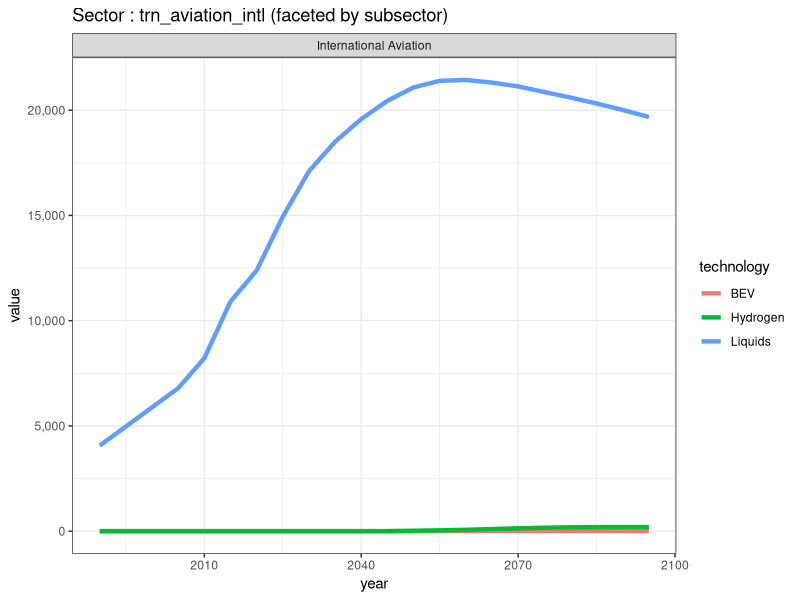
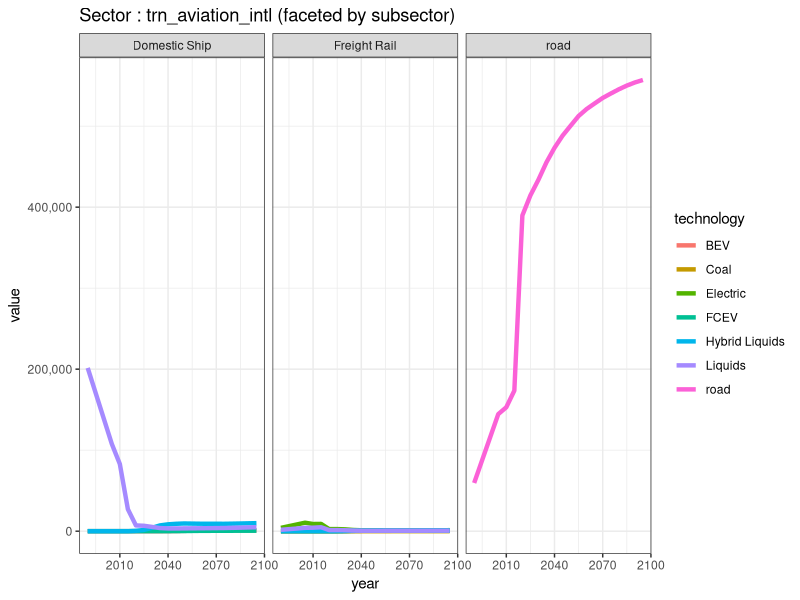
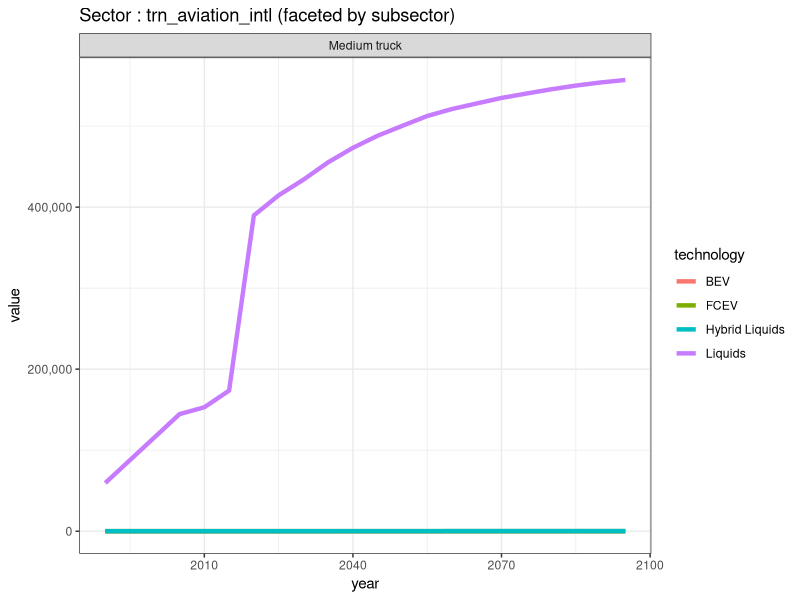
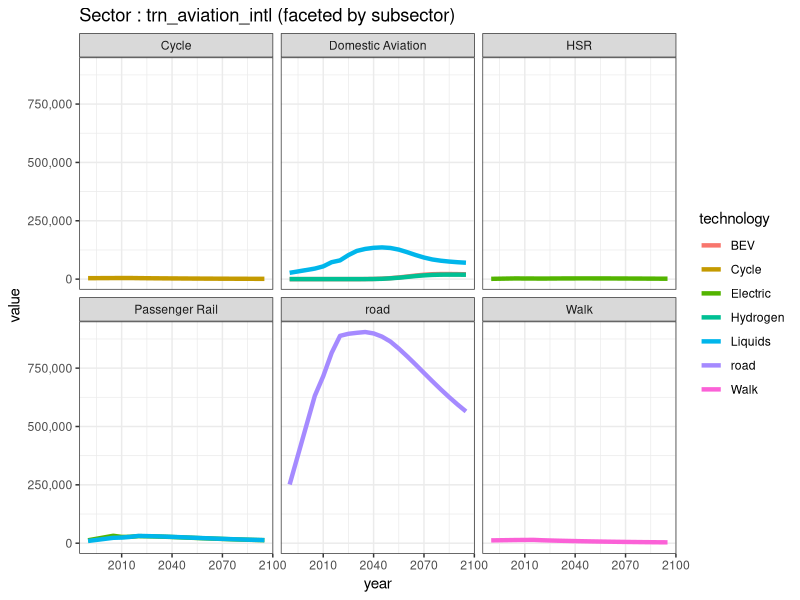
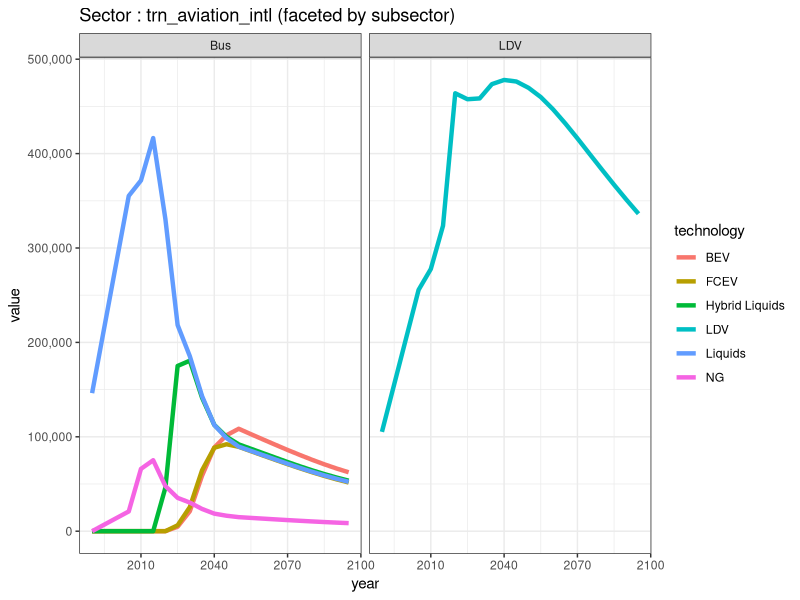
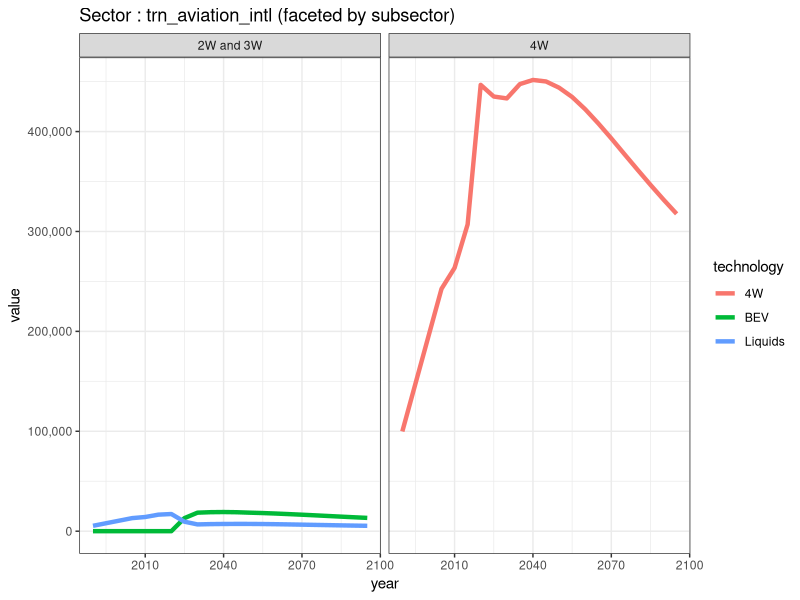
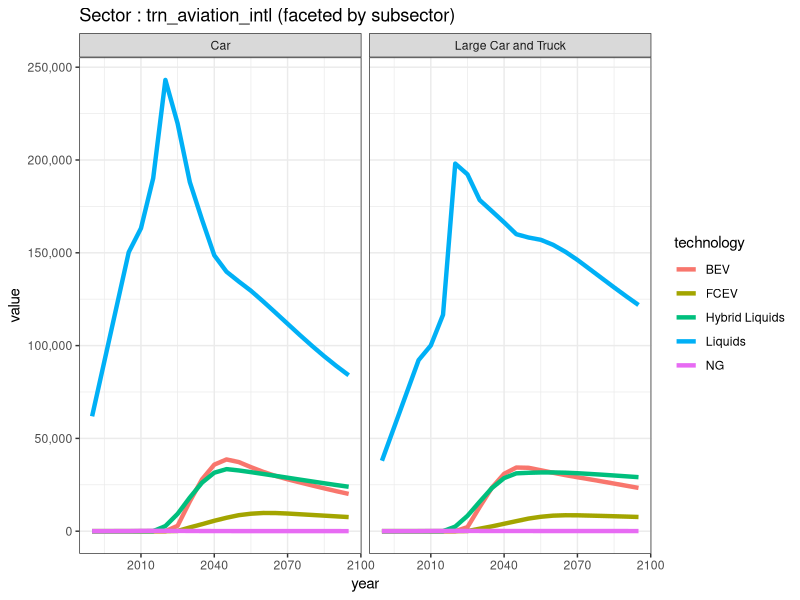
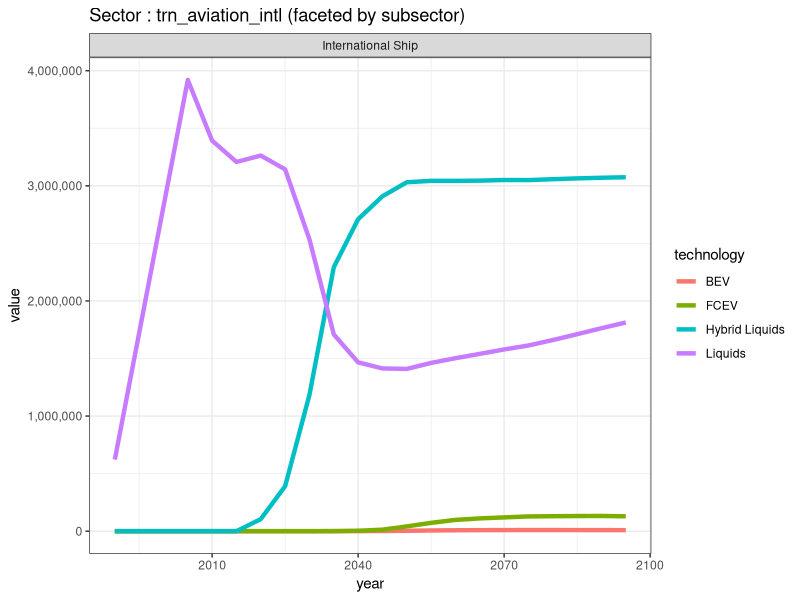

Recreate these plots in R, in order.
## ---- chunk 1
data<- data.frame(
  stringsAsFactors = FALSE,
       check.names = FALSE,
            sector = c("trn_aviation_intl",
                       "trn_aviation_intl","trn_aviation_intl","trn_freight",
                       "trn_freight","trn_freight","trn_freight","trn_freight",
                       "trn_freight","trn_freight","trn_freight","trn_freight",
                       "trn_freight","trn_freight","trn_freight_road",
                       "trn_freight_road","trn_freight_road","trn_freight_road",
                       "trn_pass","trn_pass","trn_pass","trn_pass","trn_pass",
                       "trn_pass","trn_pass","trn_pass","trn_pass",
                       "trn_pass_road","trn_pass_road","trn_pass_road","trn_pass_road",
                       "trn_pass_road","trn_pass_road","trn_pass_road_LDV",
                       "trn_pass_road_LDV","trn_pass_road_LDV",
                       "trn_pass_road_LDV_4W","trn_pass_road_LDV_4W","trn_pass_road_LDV_4W",
                       "trn_pass_road_LDV_4W","trn_pass_road_LDV_4W",
                       "trn_pass_road_LDV_4W","trn_pass_road_LDV_4W","trn_pass_road_LDV_4W",
                       "trn_pass_road_LDV_4W","trn_pass_road_LDV_4W",
                       "trn_shipping_intl","trn_shipping_intl","trn_shipping_intl",
                       "trn_shipping_intl"),
         subsector = c("International Aviation",
                       "International Aviation","International Aviation",
                       "Domestic Ship","Domestic Ship","Domestic Ship","Domestic Ship",
                       "Freight Rail","Freight Rail","Freight Rail",
                       "Freight Rail","Freight Rail","Freight Rail","road",
                       "Medium truck","Medium truck","Medium truck","Medium truck",
                       "Cycle","Domestic Aviation","Domestic Aviation",
                       "Domestic Aviation","HSR","Passenger Rail","Passenger Rail",
                       "Walk","road","Bus","Bus","Bus","Bus","Bus","LDV",
                       "2W and 3W","2W and 3W","4W","Car","Car","Car",
                       "Car","Car","Large Car and Truck","Large Car and Truck",
                       "Large Car and Truck","Large Car and Truck",
                       "Large Car and Truck","International Ship","International Ship",
                       "International Ship","International Ship"),
        technology = c("BEV","Hydrogen","Liquids",
                       "BEV","FCEV","Hybrid Liquids","Liquids","BEV","Coal",
                       "Electric","FCEV","Hybrid Liquids","Liquids","road",
                       "BEV","FCEV","Hybrid Liquids","Liquids","Cycle",
                       "BEV","Hydrogen","Liquids","Electric","Electric",
                       "Liquids","Walk","road","BEV","FCEV","Hybrid Liquids",
                       "Liquids","NG","LDV","BEV","Liquids","4W","BEV",
                       "FCEV","Hybrid Liquids","Liquids","NG","BEV","FCEV",
                       "Hybrid Liquids","Liquids","NG","BEV","FCEV",
                       "Hybrid Liquids","Liquids"),
            `1990` = c(0,0,4066.31,0,0,0,201560,
                       0,0,4090.03,0,0,1698.38,59491.6,0,0,0,59491.6,
                       3982.94,0,0,27005.4,1172.44,12416.7,9470.48,
                       11942.8,251441,0,0,0,146230,0,105211,0,5379.92,
                       99831.2,0,0,0,61888.1,0,0,0,0,37943.1,0,0,0,0,
                       621749),
            `2005` = c(0,0,6792.51,0,0,0,107706,
                       0,0,10454,0,0,4125.57,144512,0,0,0,144512,
                       4519.94,0,0,45111,2996.72,31736.2,23004.5,13551.8,
                       631739,0,0,0,355199,20900.1,255640,0,13068.1,
                       242572,0,0,0,150329,48.1588,0,0,0,92165.4,29.5254,0,
                       0,0,3919680),
            `2010` = c(0,0,8218.54,0,0,0,82876.8,
                       0,0,8845.18,0,0,4318.83,152971,0,0,0,152971,
                       4597.94,0,0,54583,2535.55,26851.7,24081.8,13786.8,
                       715305,0,0,0,371554,66023.1,277727,0,14188.6,
                       263539,0,0,0,163217,157.712,0,0,0,100067,96.6672,
                       0,0,0,3392390),
            `2015` = c(0,0,10910.1,0,0,0,27104.4,
                       0,0,8968.6,0,0,4844.4,173531,0,0,0,173531,
                       4716.94,0,0,72459.7,2570.85,27225.4,27012.2,14141.8,
                       815191,0,0,0,416450,75161,323580,0,16531.1,
                       307049,0,0,0,190162,186.261,0,0,0,116586,114.183,0,
                       0,0,3207670),
            `2020` = c(0,0,12383.4,0,0,420.15,
                       7104.98,0,0,2528.31,0,0,1348.54,389781,0,0,1.5788,
                       389779,4209.59,0,0,80269,2269.58,30240,31093,
                       12620.7,888361,0,0,46107.8,330559,47782.1,463912,0,
                       17177,446735,0,0,2753.87,243124.3,186.3143,0,0,
                       2464.8,198046.4,158.4655,0,0,105293,3262900),
            `2025` = c(0,0,14941.4,0,0,1518.95,
                       6656.62,15.5779,0,2582.1,36.9488,65.5792,1355.04,
                       414561,0.0236435,0.0670099,8.17456,414554.3,3846.17,0,
                       0,102857,2535.69,29600.6,30364.6,11531.2,897215,
                       4690.82,6216.49,175040,218372,35287.7,457609,
                       13054.3,9489.28,435065,2893.29,120.143,9331.98,219649.3,
                       151.285,2178.82,68.5821,8264.18,192263,144.5069,0,
                       0,390931,3142900),
            `2030` = c(0,0,17099.1,0,0,4137.84,
                       5270.71,132.848,0,2239.35,157.824,262.245,1132.48,
                       433894,0.3015818,0.6750903,19.896132,433878.3,3529.7,
                       0,0,120751,2771.2,28773.9,29426.1,10582.4,901410,
                       21134,25542.2,180633,185333,30292.5,458476,18521.9,
                       6768.3,433185,16082.12,2009.5288,18141.93,188062.1,
                       109.6817,13043.72,1338.5943,15856.34,178417.9,
                       123.7027,0,0,1184990,2534180),
            `2035` = c(0.00430412,0.00720779,18503,
                       20.8042,6.5157,7135.87,3849.43,282.481,0,1483.35,
                       343.038,545.929,746.051,455404,2.0724368,3.7146859,
                       33.874018,455374.6,3248.89,301.15,145.767,129338,
                       2924.99,27689,28287.9,9740.48,904832,58747,64497,
                       141366,143099,23532.2,473591,19006.9,7068.05,447516,
                       27941.73,3767.7235,26151.559,167784.3,81.39656,
                       23434.67,2584.3183,23230.255,172429.7,110.7512,160.761,
                       930.384,2293400,1708560),
            `2040` = c(0.0359311,0.13751,19578.1,
                       59.3107,20.2455,8451.67,3389.48,366.227,0,1122.05,
                       454.706,695.633,562.887,473263,6.67709374,9.8142096,
                       45.7412,473217.1,2993.71,775.937,456.011,134110,
                       3011.2,26453.4,27011.8,8975.41,898796,88643.7,88402.3,
                       112624,112507,18592.6,478027,19154.8,7217.74,451654,
                       35846.95,5605.6209,31506.527,148641.9,58.55494,
                       30909.531,3998.4261,28599.103,166387.6,99.87305,483.097,
                       3443.96,2710160,1466540),
            `2045` = c(0.278111,1.93601,20446.1,
                       166.327,64.9088,9109.2,3363.75,405.467,0,1062.7,
                       517.074,760.882,534.745,488244,13.1475027,16.146676,
                       51.83323,488184.5,2751.31,1873.23,1326.68,135888,
                       3040.38,25072.3,25609.7,8248.68,885107,101588,92091.3,
                       100045,98640.1,16364.7,476379,18966.7,7271.34,450141,
                       38649.507,7223.2147,33431.73,139804.3,53.1615,
                       34300.933,5404.2053,31161.37,160018.89,93.18273,1442.57,
                       13150.1,2909650,1413470),
            `2050` = c(1.96195,20.2405,21082.9,
                       377.083,168.948,9493.58,3451.14,432.337,0,1075.12,
                       566.538,806.741,546.421,500500,23.343953,23.475638,
                       57.05254,500423.1,2523.36,4124.63,3441.58,133460,3015.6,
                       23606.1,24144.4,7565.28,863956,108493,89404.4,
                       91964.1,89549.3,14866.9,469679,18520.6,7257,443901,
                       37245.57,8611.616,32724.34,134551.43,49.44327,34149.95,
                       6792.507,31458.37,158228.41,89.50253,3545.59,
                       41464.2,3031060,1409650),
            `2055` = c(3.6447,37.9811,21394.3,
                       624.45,289.635,9338.96,3538.03,443.747,0,1102.79,
                       583.648,830.872,563.718,512582,30.91237,28.65034,61.00257,
                       512494.3,2310.8,7146.7,6030.58,126402,2962.31,
                       22144.6,22666.2,6927.98,833782,102760,84718,87289.3,
                       85048,14070,459897,18139,7144.84,434613,34503.5,
                       9407.739,31809.93,129537.17,46.07639,32830.09,7754.181,
                       31642.62,156994.9,86.44108,6038.38,72552.9,3043250,
                       1461730),
            `2060` = c(6.23019,65.628,21436.6,
                       805.351,387.872,9189.61,3607.32,452.666,0,1124.08,
                       597.76,848.431,576.311,521203,35.29972,31.38661,63.33213,
                       521114.5,2123.52,11141.2,9515.05,115458,2859.54,
                       20759.8,21255.6,6366.51,800565,97113.1,80100.5,
                       82597.4,80509.4,13288.5,446956,17643,6972.68,422340,
                       31979.87,9800.887,30829.66,123788.46,42.85289,31481.56,
                       8362.198,31657.3,154314.5,83.09827,7931.3,98142.2,
                       3043200,1502840),
            `2065` = c(9.50866,99.9575,21310.4,
                       901.98,436.974,9130.49,3696.24,459.561,0,1140.37,
                       607.416,860.808,585.153,528084,37.1182,32.51372,64.54791,
                       527998.2,1952.15,15319.2,13053.2,103296,2727.71,
                       19426.3,19891,5852.72,765524,91555,75522.4,77917.1,
                       75966.2,12504.7,432058,17077.3,6762.77,408218,
                       29807.03,9776.575,29815.95,117812.8,39.91257,30210.87,
                       8581.064,31510.18,150584.19,79.67427,8931.97,111034,
                       3045020,1540380),
            `2070` = c(12.9184,135.629,21130.1,
                       966.578,474.741,9128.98,3804.82,467.633,0,1158.88,
                       619.112,873.495,594.153,534855,37.50921,32.91809,
                       65.29468,534772.5,1789.8,18835.5,16026.8,92475.5,2586.44,
                       18122.6,18551.3,5365.97,729534,86031.8,70978.8,
                       73232.1,71413.3,11737.3,416140,16482.5,6529.16,393129,
                       27949.11,9504.536,28818.64,111752.63,37.27523,
                       29052.37,8551.468,31233.3,146152.92,76.35137,9529.77,
                       119742,3050650,1578750),
            `2075` = c(15.6197,165.125,20862.2,
                       1013.01,513.803,9113.42,3906.33,474.32,0,1174.1,
                       630.128,883.612,601.36,540258,37.80618,33.24832,65.84835,
                       540176.7,1643.9,21033.9,18035.6,84140.7,2424.67,
                       16903.8,17299.2,4928.55,693826,80758.8,66655.3,
                       68752.3,67056.4,11015.2,399588,15855.2,6282.74,377450,
                       26287.84,9123.119,27799.84,105707.98,34.89683,27946.46,
                       8394.048,30847.08,141235.85,73.15781,9940.28,
                       128079,3049890,1613310),
            `2080` = c(17.0571,182.569,20600.2,1007,
                       530.424,9268.74,4109.18,479.618,0,1186.73,639.705,
                       895.505,610.19,545484,38.06203,33.56085,66.35847,
                       545404.6,1510.17,21798.8,18951.7,78878.5,2253.07,
                       15749.3,16125.5,4527.62,659039,75652.9,62471.1,
                       64500.3,62935.7,10320.6,383158,15197.7,6045.7,361915,
                       24659.71,8741.677,26805.47,99846.06,32.64357,26811.67,
                       8224.951,30443.86,136278.69,70.02391,9788.65,129905,
                       3057480,1660520),
            `2085` = c(17.6801,191.994,20317.6,
                       996.431,548.513,9464.88,4347.23,484.908,0,1199.22,
                       649.722,908.181,619.757,550098,38.25366,33.82106,
                       66.78983,550021.3,1390,21821.1,19279.7,75179,2071.79,
                       14682.6,15043.1,4167.36,625667,70856.3,58542.8,60524.8,
                       59088,9671.64,366983,14543.7,5810.77,346629,
                       23069.68,8360.614,25813.77,94236.58,30.51336,25651.6,
                       8042.666,30003.85,131352.25,66.95046,9572.85,131494,
                       3064560,1711020),
            `2090` = c(17.7501,195.664,20009.4,
                       979.418,563.893,9690.85,4615.35,489.574,0,1210.21,
                       659.021,920.572,629.272,553944,38.37135,34.01837,
                       67.12546,553870.1,1283.26,21399.2,19225.8,72395.9,1881.68,
                       13709.7,14057.5,3847.34,594107,66417.9,54906.9,
                       56858.4,55541.9,9071.15,351311,13903.2,5582.38,331825,
                       21534.21,7976.462,24846.54,88955.31,28.50956,
                       24478.83,7853.662,29557.03,126531.1,63.94133,9289.44,
                       132155,3070210,1763430),
            `2095` = c(17.4626,193.302,19675.3,
                       956.27,558.153,9907.22,4880.19,492.466,0,1217.35,
                       663.994,930.164,636.762,557041,38.42535,34.14505,
                       67.37501,556969.2,1188.85,20744.2,18724.6,70254.1,1685.15,
                       12828.9,13165.1,3564.27,564528,62372.8,51572.4,
                       53504.4,52292.7,8510.93,336275,13287.4,5362.83,317625,
                       20071.46,7592.456,23938.17,84007.81,26.58988,
                       23317.85,7648.025,29101.12,121860.41,60.93865,8974.24,
                       129044,3074590,1813100)
)

library(tidyverse)

data_longer<-data %>% 
  pivot_longer(-c(sector, subsector, technology), names_to="year", values_to ="value") %>% 
  mutate(value = as.numeric(gsub(",", '', value)),
         year = as.numeric(year)) %>% 
  drop_na()


sector_unique<- unique(data_longer$sector)

library(scales)
for (i in sector_unique){
  fig <- data_longer %>% filter(sector ==i) %>% 
    ggplot(aes(x = year, y = value, color  = technology))+
    geom_line(size =1.5)+
    scale_y_continuous(label = comma)+
    theme_bw()+
    facet_wrap(~subsector)+
    labs(title =paste("Sector :", sector_unique, "(faceted by subsector)"))
  
  plot(fig)
}



## ---- chunk 2



